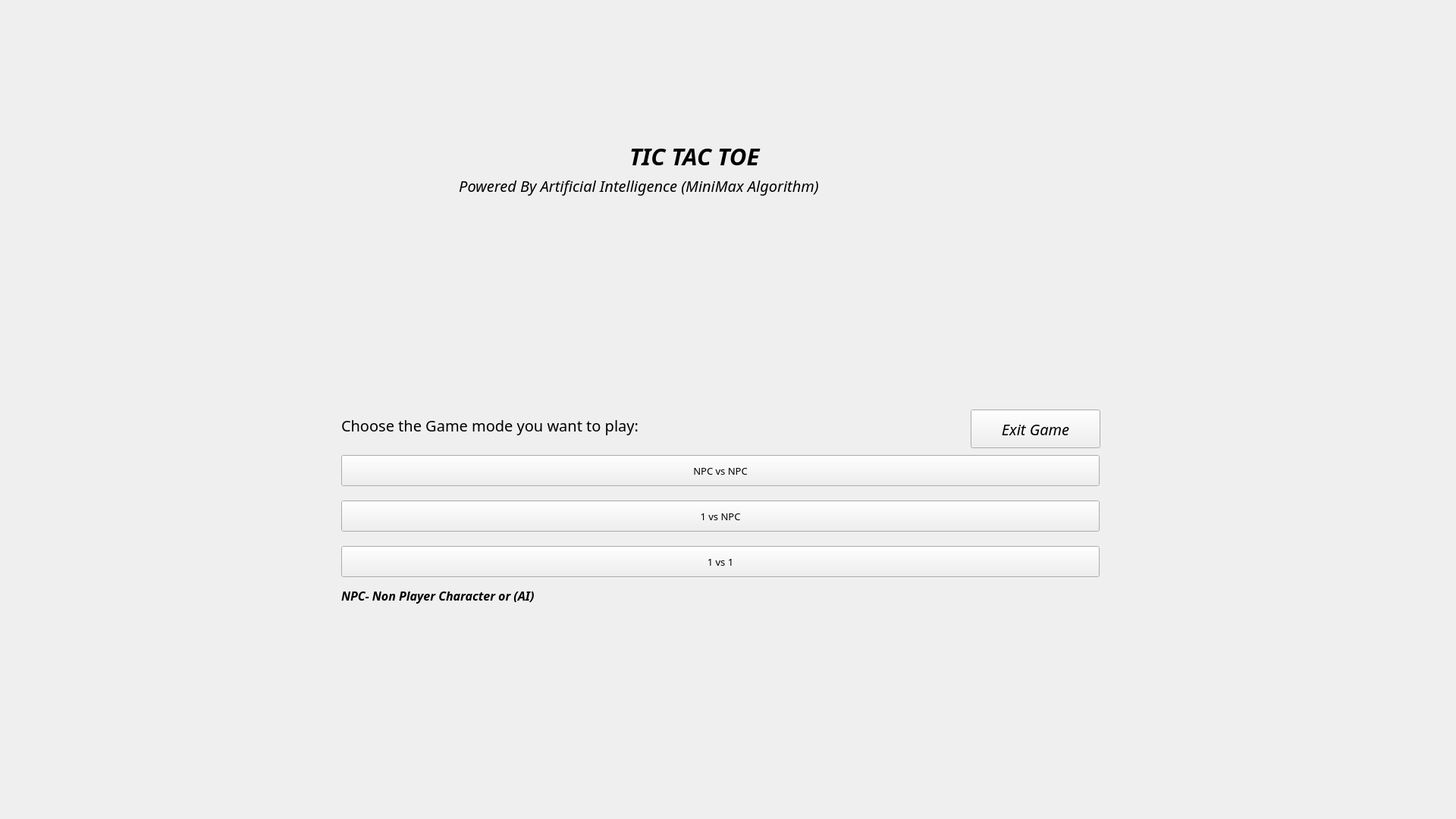
<?xml version="1.0" encoding="UTF-8"?>
<ui version="4.0">
 <class>mainWin</class>
 <widget class="QMainWindow" name="mainWin">
  <property name="geometry">
   <rect>
    <x>0</x>
    <y>0</y>
    <width>1920</width>
    <height>1080</height>
   </rect>
  </property>
  <property name="font">
   <font>
    <family>YouYuan</family>
   </font>
  </property>
  <property name="windowTitle">
   <string>MainWindow</string>
  </property>
  <property name="styleSheet">
   <string notr="true"/>
  </property>
  <widget class="QWidget" name="centralwidget">
   <widget class="QLabel" name="tictactoeTitleLabel">
    <property name="geometry">
     <rect>
      <x>830</x>
      <y>180</y>
      <width>231</width>
      <height>51</height>
     </rect>
    </property>
    <property name="font">
     <font>
      <family>YouYuan</family>
      <pointsize>23</pointsize>
      <weight>75</weight>
      <italic>true</italic>
      <bold>true</bold>
     </font>
    </property>
    <property name="styleSheet">
     <string notr="true"/>
    </property>
    <property name="text">
     <string>TIC TAC TOE</string>
    </property>
   </widget>
   <widget class="QPushButton" name="modeAivsAiButton">
    <property name="geometry">
     <rect>
      <x>450</x>
      <y>600</y>
      <width>1000</width>
      <height>41</height>
     </rect>
    </property>
    <property name="font">
     <font>
      <pointsize>10</pointsize>
     </font>
    </property>
    <property name="text">
     <string>NPC vs NPC</string>
    </property>
   </widget>
   <widget class="QPushButton" name="mode1vsAiButton">
    <property name="geometry">
     <rect>
      <x>450</x>
      <y>660</y>
      <width>1000</width>
      <height>41</height>
     </rect>
    </property>
    <property name="font">
     <font>
      <pointsize>10</pointsize>
     </font>
    </property>
    <property name="styleSheet">
     <string notr="true">align-content:center;</string>
    </property>
    <property name="text">
     <string>1 vs NPC</string>
    </property>
   </widget>
   <widget class="QPushButton" name="mode1v1Button">
    <property name="geometry">
     <rect>
      <x>450</x>
      <y>720</y>
      <width>1000</width>
      <height>41</height>
     </rect>
    </property>
    <property name="font">
     <font>
      <pointsize>10</pointsize>
     </font>
    </property>
    <property name="text">
     <string>1 vs 1</string>
    </property>
   </widget>
   <widget class="QLabel" name="poweredByLabel">
    <property name="geometry">
     <rect>
      <x>600</x>
      <y>230</y>
      <width>721</width>
      <height>29</height>
     </rect>
    </property>
    <property name="font">
     <font>
      <family>YouYuan</family>
      <pointsize>15</pointsize>
      <weight>50</weight>
      <italic>true</italic>
      <bold>false</bold>
      <underline>false</underline>
     </font>
    </property>
    <property name="styleSheet">
     <string notr="true"/>
    </property>
    <property name="text">
     <string> Powered By Artificial Intelligence (MiniMax Algorithm)</string>
    </property>
    <property name="wordWrap">
     <bool>true</bool>
    </property>
   </widget>
   <widget class="QLabel" name="chooseModeLabel">
    <property name="geometry">
     <rect>
      <x>450</x>
      <y>530</y>
      <width>1071</width>
      <height>61</height>
     </rect>
    </property>
    <property name="font">
     <font>
      <family>Segoe Print</family>
      <pointsize>15</pointsize>
     </font>
    </property>
    <property name="text">
     <string>Choose the Game mode you want to play:</string>
    </property>
   </widget>
   <widget class="QLabel" name="label">
    <property name="geometry">
     <rect>
      <x>450</x>
      <y>760</y>
      <width>991</width>
      <height>51</height>
     </rect>
    </property>
    <property name="font">
     <font>
      <family>YouYuan</family>
      <pointsize>12</pointsize>
      <weight>75</weight>
      <italic>true</italic>
      <bold>true</bold>
     </font>
    </property>
    <property name="text">
     <string>NPC- Non Player Character or (AI)</string>
    </property>
   </widget>
   <widget class="QPushButton" name="exitGame">
    <property name="geometry">
     <rect>
      <x>1280</x>
      <y>540</y>
      <width>171</width>
      <height>51</height>
     </rect>
    </property>
    <property name="font">
     <font>
      <family>Rockwell</family>
      <pointsize>15</pointsize>
      <italic>true</italic>
     </font>
    </property>
    <property name="text">
     <string>Exit Game</string>
    </property>
   </widget>
  </widget>
 </widget>
 <resources/>
 <connections/>
</ui>
